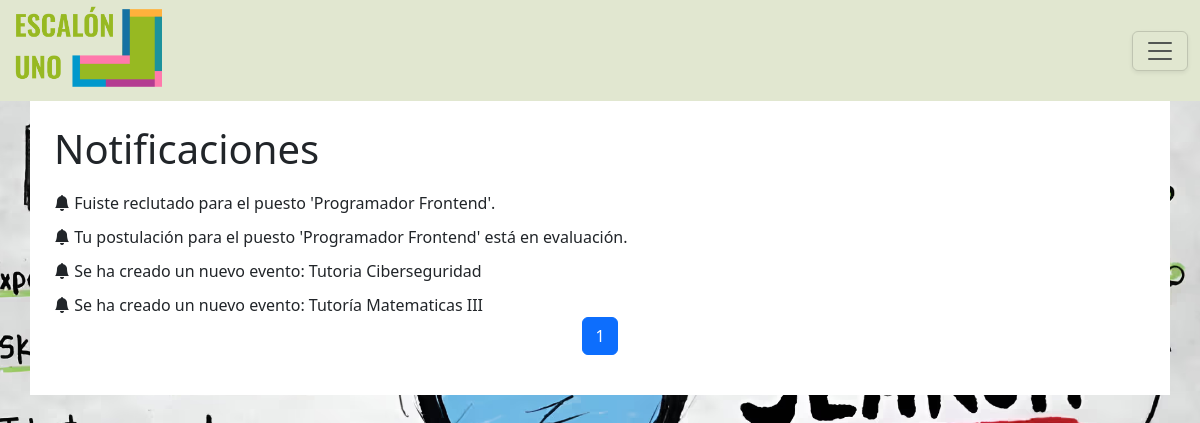
The page /frontend/views/alumno-notificaciones.php (signed in) on the database its author committed.
### tables this page shows
CREATE TABLE `notificaciones` (
  `id` int(11) NOT NULL,
  `id_usuario` int(11) NOT NULL,
  `descripcion` varchar(200) NOT NULL
);

### dal/Database.php (called while the page is built, shortened)
<?php
class Database {
    private $host;
    private $db_name;
    private $username;
    private $password;
    public function __construct() {
        $dotenv = Dotenv\Dotenv::createImmutable(dirname(__DIR__));
        $this->host = $_ENV['DB_HOST'];
        $this->db_name = $_ENV['DB_NAME'];
        $this->username = $_ENV['DB_USER'];
        $this->password = $_ENV['DB_PASSWORD'];
    }
    public function getConnection() {
        $this->conn = null;
        try {
            $this->conn = new PDO(
                "mysql:host=" . $this->host . ";dbname=" . $this->db_name,
                $this->username,
                $this->password
            );
            $this->conn->setAttribute(PDO::ATTR_ERRMODE, PDO::ERRMODE_EXCEPTION);
        } catch (PDOException $exception) {
            echo "Error de conexión: " . $exception->getMessage();
        }
        return $this->conn;
    }
}

### controllers/AlumnoController.php (called while the page is built, shortened)
<?php
require_once __DIR__ . '/../dal/AlumnoDAO.php';
class AlumnoController {
    private AlumnoDAO $alumnoDao;
    public function __construct() {
        $this->alumnoDao = new AlumnoDAO();
    }
    public function obtenerNotificaciones($idUsuario) {
        $notificaciones = $this->alumnoDao->obtenerNotificaciones($idUsuario);
        if (!empty($notificaciones)) {
            return [
                "success" => true,
                "body" => $notificaciones
            ];
        } else {
            return [
                "success" => false,
                "message" => "No se encontraron notificaciones"
            ];
        }
    }
}
?>

### dal/AlumnoDAO.php (called while the page is built, shortened)
<?php
require_once 'Database.php';
require_once __DIR__ . '/../models/Notificaciones.php';
class AlumnoDAO
{
    private PDO $conn;
    public function __construct()
    {
        $this->conn = (new Database())->getConnection();
    }
        public function obtenerNotificaciones($idUsuario)
        {
            $query = "SELECT * FROM notificaciones WHERE id_usuario = :id_usuario ORDER BY id DESC";
            $stmt = $this->conn->prepare($query);
            $stmt->bindParam(':id_usuario', $idUsuario, PDO::PARAM_INT);
            $stmt->execute();
            $notificaciones = [];
            while ($row = $stmt->fetch(PDO::FETCH_ASSOC)) {
                $notificacion = new Notificacion();
                $notificacion->setId($row['id']);
                $notificacion->setIdUsuario($row['id_usuario']);
                $notificacion->setDescripcion($row['descripcion']);
                $notificaciones[] = $notificacion;
            }
            return $notificaciones;
        }
}

### frontend/utils/paginacion.php (called while the page is built)
<?php
function paginateArray(array $items, int $itemsPerPage, int $currentPage): array {
    $totalItems = count($items);
    $totalPages = ceil($totalItems / $itemsPerPage);
    $currentPage = max(1, min($totalPages, $currentPage));
    $offset = ($currentPage - 1) * $itemsPerPage;
    $paginatedItems = array_slice($items, $offset, $itemsPerPage);
    return [
        'items' => $paginatedItems,
        'totalPages' => $totalPages,
        'currentPage' => $currentPage
    ];
}
?>

### models/Notificaciones.php (called while the page is built, shortened)
<?php
class Notificacion
{
    private string $descripcion;
    public function setDescripcion(string $descripcion): void {
        $this->descripcion = $descripcion;
    }
    public function getDescripcion(): string {
        return $this->descripcion;
    }
}

### frontend/views/alumno-notificaciones.php (the view, shortened to what this page needs)
<?php
require_once '../../controllers/AlumnoController.php';
require_once __DIR__ . '/../utils/paginacion.php';
$alumnoController = new AlumnoController();
$response = $alumnoController->obtenerNotificaciones($_SESSION['user']['user_id']);
$notificaciones = isset($response['body']) ? $response['body'] : [];
$itemsPerPage = 10;
$currentPage = isset($_GET['page']) ? (int)$_GET['page'] : 1;
$paginationData = paginateArray($notificaciones, $itemsPerPage, $currentPage);
$paginatedNotificaciones = $paginationData['items'];
$totalPages = $paginationData['totalPages'];
?>
<!DOCTYPE html>
<html lang="es">
<head>
    <?php require __DIR__ . '/../components/header.php' ?>
    <link rel="stylesheet" href="<?php echo BASE_URL ?>css/notificaciones.css">
</head>
<body class="bg-inicio">
    <?php require __DIR__ . '/../components/alumno-navbar.php' ?>
    <div class="container p-sm-4 bg-white">
        <div class="notif-header">
            <div class="notificaciones">
                <div class="nombre-notif">
                    <h1>Notificaciones</h1>
                </div>
            </div>
            <?php if (!empty($paginatedNotificaciones)) : ?>
                <?php foreach ($paginatedNotificaciones as $notif) : ?>
                    <div class="container-notif">
                        <div class="notif-item mb-6">
                            <div class="notif-titulo">
                                <i class="bi bi-bell-fill"></i>
                                <?php echo htmlspecialchars($notif->getDescripcion()); ?>
                            </div>
                        </div>
                    </div>
                <?php endforeach; ?>
                <nav>
                    <ul class="pagination justify-content-center">
                        <?php for ($i = 1; $i <= $totalPages; $i++) : ?>
                            <li class="page-item <?php echo $i === $currentPage ? 'active' : ''; ?>">
                                <a class="page-link" href="?page=<?php echo $i; ?>">
                                    <?php echo $i; ?>
                                </a>
                            </li>
                        <?php endfor; ?>
                    </ul>
                </nav>
            <?php else : ?>
                <div class="container-notif">
                    <p>No tienes notificaciones</p>
                </div>
            <?php endif; ?>
        </div>
    </div>
</body>
</html>

### frontend/css/global.css (style rules this page uses)
.bg-inicio, .bg-alt { background-position: center center; background-size: cover; background-repeat: no-repeat; background-attachment: fixed; }
html { overflow-y: scroll; }
.bg-inicio { background-image: url('../img/bg-inicio.avif'); }

### frontend/css/notificaciones.css (style rules this page uses)
.container-notif { padding-top: 10px; }

### rows shown on the page
notificaciones: descripcion "Fuiste reclutado para el puesto 'Programador Frontend'."
notificaciones: descripcion "Tu postulación para el puesto 'Programador Frontend' está en evaluación."
notificaciones: descripcion "Se ha creado un nuevo evento: Tutoria Ciberseguridad"
notificaciones: descripcion "Se ha creado un nuevo evento: Tutoría Matematicas III"
